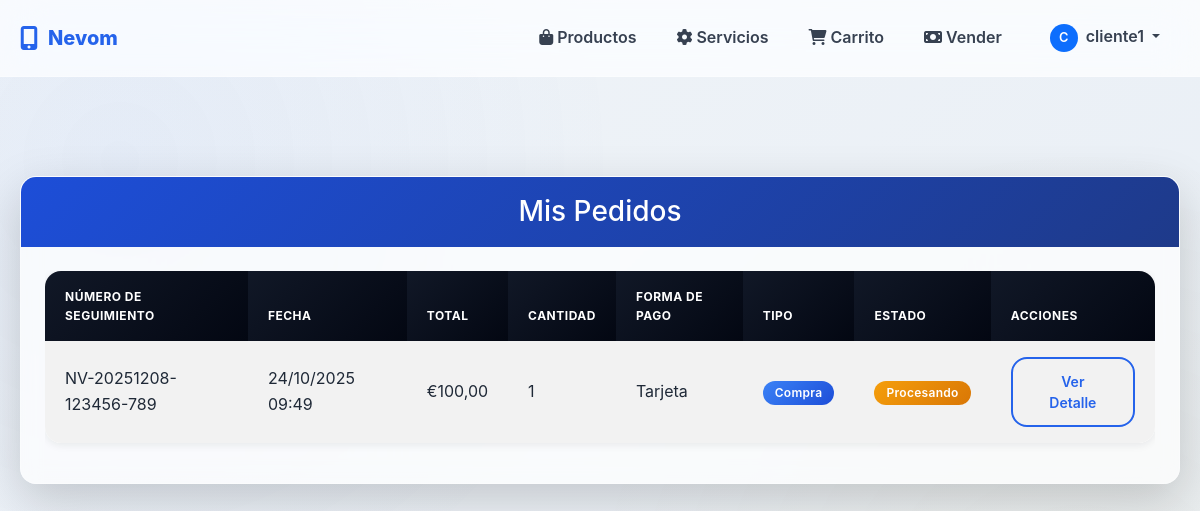
The page /cliente/mis_pedidos.php (signed in) on the database its author committed.
### tables this page shows
CREATE TABLE `pedido` (
  `id` int(11) NOT NULL AUTO_INCREMENT,
  `numSeguimiento` varchar(50) NOT NULL,
  `precioTotal` float NOT NULL,
  `cantidadTotal` float NOT NULL,
  `formaPago` varchar(300) NOT NULL,
  `idVenta` int(11) DEFAULT NULL,
  `idCompra` int(11) DEFAULT NULL,
  `idReparacion` int(11) DEFAULT NULL,
  `idCliente` int(11) NOT NULL,
  `estado` enum('procesando','preparando','enviado','entregado','aprobado','rechazado','pagado') DEFAULT 'procesando',
  `fecha_creacion` TIMESTAMP DEFAULT CURRENT_TIMESTAMP,
  `fecha_entrega` TIMESTAMP NULL,
  PRIMARY KEY (`id`),
  UNIQUE KEY `numSeguimiento_unique` (`numSeguimiento`),
  KEY `Pedido_Cliente_FK` (`idCliente`),
  KEY `Pedido_Venta_FK` (`idVenta`),
  KEY `Pedido_Reparacion_FK` (`idReparacion`),
  KEY `Pedido_Compra_FK` (`idCompra`),
  CONSTRAINT `Pedido_Cliente_FK` FOREIGN KEY (`idCliente`) REFERENCES `cliente` (`id`) ON DELETE CASCADE ON UPDATE CASCADE,
  CONSTRAINT `Pedido_Venta_FK` FOREIGN KEY (`idVenta`) REFERENCES `venta` (`id`) ON DELETE CASCADE ON UPDATE CASCADE,
  CONSTRAINT `Pedido_Reparacion_FK` FOREIGN KEY (`idReparacion`) REFERENCES `reparacion` (`id`) ON DELETE CASCADE ON UPDATE CASCADE,
  CONSTRAINT `Pedido_Compra_FK` FOREIGN KEY (`idCompra`) REFERENCES `compra` (`id`) ON DELETE CASCADE ON UPDATE CASCADE
);

### cliente/mis_pedidos.php (the view, shortened to what this page needs)
<?php
require '../config/conexion.php';
$clienteId = $_SESSION['cliente_id'] ?? null;
$pedidos = [];
$stmt = $conexion->prepare("
    SELECT p.id, p.numSeguimiento, p.precioTotal, p.cantidadTotal, p.formaPago, p.estado, p.idCompra, p.idVenta, p.idReparacion,
           COALESCE(p.fecha_creacion, 'N/A') as fecha_pedido, p.fecha_entrega
    FROM pedido p
    WHERE p.idCliente = ?
    ORDER BY p.id DESC
");
$stmt->bind_param('i', $clienteId);
$stmt->execute();
$result = $stmt->get_result();
while ($row = $result->fetch_assoc()) {
    $pedidos[] = $row;
}
?>
<!DOCTYPE html>
<html lang="es">
<head>
    <link href="https://cdn.jsdelivr.net/npm/bootstrap@5.3.3/dist/css/bootstrap.min.css" rel="stylesheet">
    <link href="https://cdnjs.cloudflare.com/ajax/libs/font-awesome/6.0.0/css/all.min.css" rel="stylesheet">
    <link href="../assets/css/style.css" rel="stylesheet">
</head>
<body>
    <?php require '../components/navbar.php'; renderNavbar(['type' => 'main', 'activeLink' => 'mis_pedidos', 'basePath' => '../']); ?>
    <div class="container mt-5 pt-5">
        <div class="row justify-content-center">
            <div class="col-12">
                <div class="card shadow-lg rounded-4">
                    <div class="card-header bg-primary text-white text-center">
                        <h3 class="mb-0">Mis Pedidos</h3>
                    </div>
                    <div class="card-body p-4">
                        <?php if (empty($pedidos)): ?>
                            <div class="text-center py-5">
                                <h5 class="text-muted">No tienes pedidos realizados aún.</h5>
                                <a href="../index.php" class="btn btn-primary mt-3">Ir a la tienda</a>
                            </div>
                        <?php else: ?>
                            <div class="table-responsive">
                                <table class="table table-striped table-hover">
                                    <thead class="table-dark">
                                        <tr>
                                            <th>Número de Seguimiento</th>
                                            <th>Fecha</th>
                                            <th>Total</th>
                                            <th>Cantidad</th>
                                            <th>Forma de Pago</th>
                                            <th>Tipo</th>
                                            <th>Estado</th>
                                            <th>Acciones</th>
                                        </tr>
                                    </thead>
                                    <tbody>
                                        <?php foreach ($pedidos as $pedido): ?>
                                            <tr>
                                                <td><?php echo htmlspecialchars($pedido['numSeguimiento']); ?></td>
                                                <td><?php echo htmlspecialchars($pedido['fecha_pedido'] !== 'N/A' ? date('d/m/Y H:i', strtotime($pedido['fecha_pedido'])) : 'N/A'); ?></td>
                                                <td>€<?php echo number_format($pedido['precioTotal'], 2, ',', '.'); ?></td>
                                                <td><?php echo htmlspecialchars($pedido['cantidadTotal']); ?></td>
                                                <td><?php echo htmlspecialchars(ucfirst($pedido['formaPago'])); ?></td>
                                                <td>
                                                    <?php
                                                    if ($pedido['idCompra']) {
                                                        echo '<span class="badge bg-primary">Compra</span>';
                                                    } elseif ($pedido['idVenta']) {
                                                        echo '<span class="badge bg-success">Venta</span>';
                                                    } elseif ($pedido['idReparacion']) {
                                                        echo '<span class="badge bg-warning">Reparación</span>';
                                                    } else {
                                                        echo '<span class="badge bg-secondary">Desconocido</span>';
                                                    }
                                                    ?>
                                                </td>
                                                <td>
                                                    <span class="badge
                                                        <?php
                                                        switch ($pedido['estado']) {
                                                            case 'procesando': echo 'bg-warning'; break;
                                                        }
                                                        ?>">
                                                        <?php echo htmlspecialchars(ucfirst($pedido['estado'])); ?>
                                                    </span>
                                                </td>
                                                <td>
                                                    <button class="btn btn-sm btn-outline-primary" onclick="verDetalle(<?php echo $pedido['id']; ?>)">
                                                        Ver Detalle
                                                    </button>
                                                </td>
                                            </tr>
                                        <?php endforeach; ?>
                                    </tbody>
                                </table>
                            </div>
                        <?php endif; ?>
                    </div>
                </div>
            </div>
        </div>
    </div>
</body>
</html>

### rows shown on the page
pedido: numSeguimiento "NV-20251208-123456-789", fecha_pedido "24/10/2025 09:49", precioTotal "100,00", cantidadTotal "1", formaPago "Tarjeta", shows "Compra", estado "Procesando"

### other values the page prints
substr($userName, 0, 1) "C"
$userName "cliente1"
